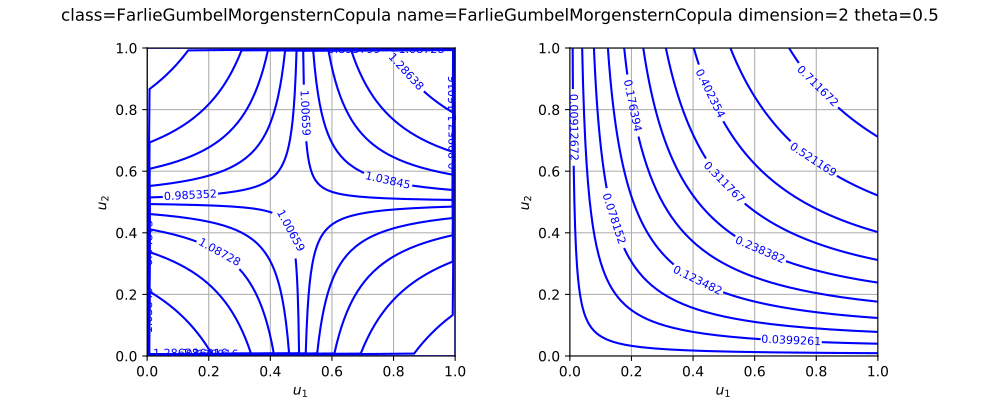

Recreate this plot in Python.
import openturns as ot
from matplotlib import pyplot as plt
from openturns.viewer import View
if (ot.FarlieGumbelMorgensternCopula().__class__.__name__=='SklarCopula'):
  myStudent = ot.Student(3.0, [1.0]*2, [3.0]*2, ot.CorrelationMatrix(2))
  copula =  ot.SklarCopula(myStudent)
else:
  copula = ot.FarlieGumbelMorgensternCopula()
if copula.getDimension() == 1:
    copula = ot.FarlieGumbelMorgensternCopula(2)
copula.setDescription(['$u_1$', '$u_2$'])
pdf_graph = copula.drawPDF()
cdf_graph = copula.drawCDF()
fig = plt.figure(figsize=(10, 4))
plt.suptitle(str(copula))
pdf_axis = fig.add_subplot(121)
cdf_axis = fig.add_subplot(122)
View(pdf_graph, figure=fig, axes=[pdf_axis], add_legend=False)
View(cdf_graph, figure=fig, axes=[cdf_axis], add_legend=False)
pdf_axis.set_aspect('equal')
cdf_axis.set_aspect('equal')
